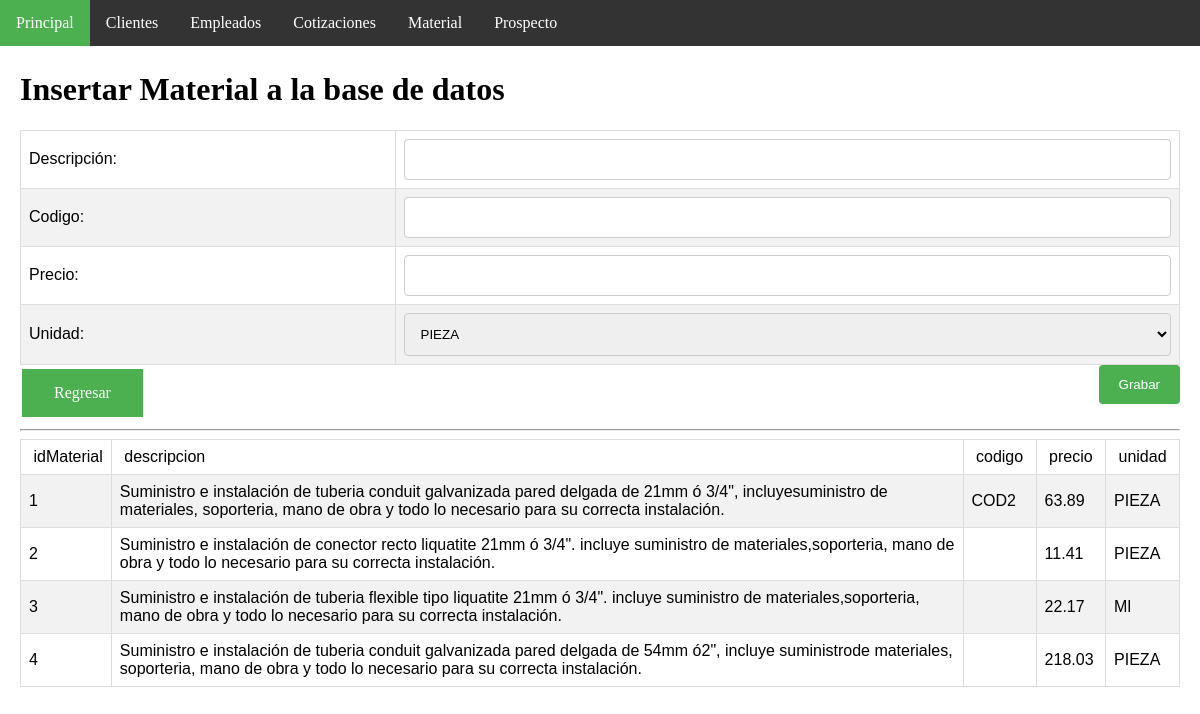
Page /insertMaterial.php (signed in) on the earlier database version.
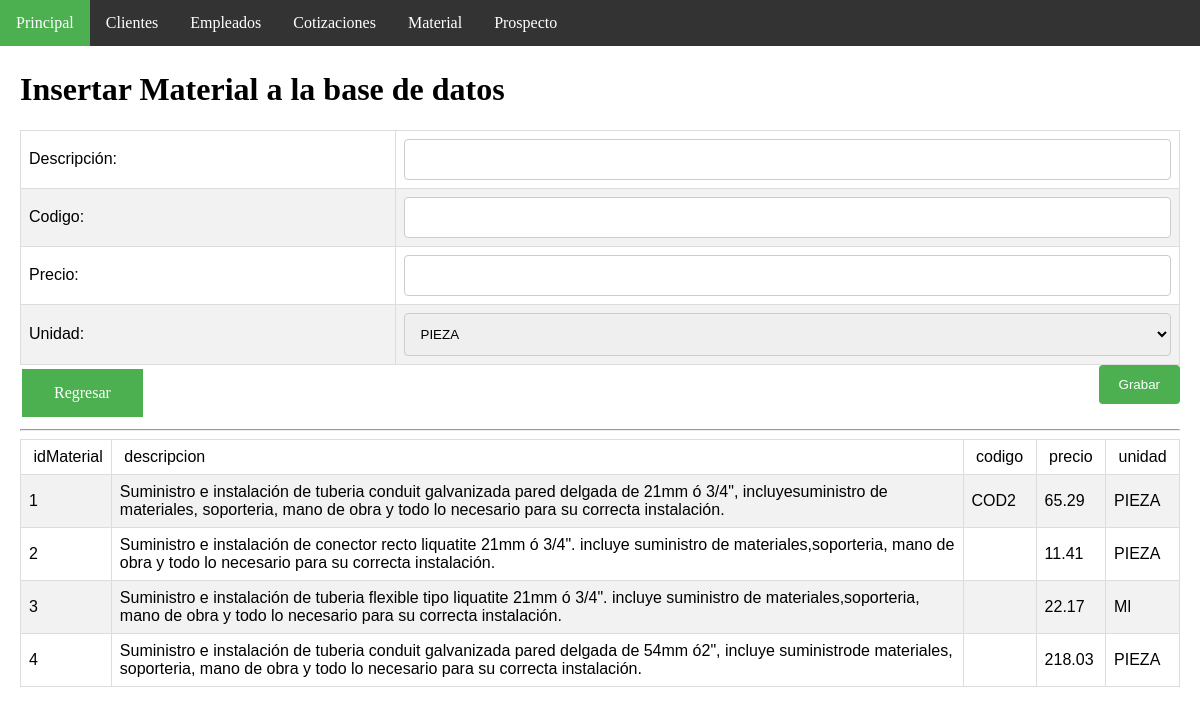
Same page on the later database version.
### tables this page shows
CREATE TABLE `material` (
  `idMaterial` int(11) NOT NULL AUTO_INCREMENT,
  `descripcion` varchar(300) NOT NULL,
  `codigo` varchar(45) DEFAULT NULL,
  `precio` double NOT NULL,
  `UnidadMaterial_idUnidadMaterial` int(11) NOT NULL,
  PRIMARY KEY (`idMaterial`,`UnidadMaterial_idUnidadMaterial`),
  UNIQUE KEY `codigo_UNIQUE` (`codigo`),
  KEY `fk_Material_UnidadMaterial1_idx` (`UnidadMaterial_idUnidadMaterial`),
  CONSTRAINT `fk_Material_UnidadMaterial1` FOREIGN KEY (`UnidadMaterial_idUnidadMaterial`) REFERENCES `unidadmaterial` (`idUnidadMaterial`) ON DELETE NO ACTION ON UPDATE NO ACTION
);

CREATE TABLE `unidadmaterial` (
  `idUnidadMaterial` int(11) NOT NULL AUTO_INCREMENT,
  `unidad` varchar(45) NOT NULL,
  PRIMARY KEY (`idUnidadMaterial`),
  UNIQUE KEY `unidad_UNIQUE` (`unidad`)
);

### insertMaterial.php (the view, shortened to what this page needs)
<!DOCTYPE html>
<html>
<head>
   <link rel="stylesheet" type="text/css" href="css/page_style.css">
</head>
<body>
<ul>
  <li><a class="active" href="index.php">Principal</a></li>
  <li><a href="clienteAdmon.php">Clientes</a></li>
  <li><a href="empleadoAdmon.php">Empleados</a></li>
  <li><a href="cotizacionAdmon.php">Cotizaciones</a></li>
  <li><a href="materialAdmon.php">Material</a></li>
  <li><a href="prospectoAdmon.php">Prospecto</a></li>
</ul>
<div style="padding:20px;margin-top:30px;height:1500px;">
<h1>Insertar Material a la base de datos</h1>
<form action="insertMaterialDb.php" method="post">
<table>
<tr>
   <td>Descripción:</td>
   <td><input type="text" name="descripcion" size="20" maxlength="300"></td>
</tr>
<tr>
   <td>Codigo:</td>
   <td><input type="text" name="codigo" size="20" maxlength="30"></td>
</tr>
<tr>
   <td>Precio:</td>
   <td><input type="text" name="precio" size="20" maxlength="30"></td>
</tr>
<tr>
   <td>Unidad:</td>
   <td><select name ="UnidadMaterial_idUnidadMaterial"><option value="1">PIEZA</option>
		<option value="2">Ml</option> </select></td>
</tr>
</table>
<input type="submit" name="accion" value="Grabar">
<a class="buttonSha" href="materialAdmon.php">Regresar</a>
</FORM>
<hr>
<?php
   $link=Conectarse();
   $query="select * from material";
   $result=mysqli_query($link,$query);
?>
<center>
 <table>
     <tr>
         <td >&nbsp;idMaterial</td>
         <td>&nbsp;descripcion&nbsp;</td>
         <td>&nbsp;codigo&nbsp;</td>
         <td>&nbsp;precio&nbsp;</td>
         <td>&nbsp;unidad&nbsp;</td>
      </tr>
<?php
   while($row = mysqli_fetch_array($result)) {
		$uni = "select * from unidadmaterial where idUnidadMaterial =".$row['UnidadMaterial_idUnidadMaterial'].";";
		$query_uni = mysqli_query( $link, $uni)
        or die ( "Algo ha ido mal en la consulta a material en la base de datos");
		$rowdos = mysqli_fetch_array($query_uni);
		echo "<tr><td>".$row["idMaterial"]."</td>";
		echo "<td >".$row["descripcion"]."</td>";
		echo "<td>".$row["codigo"]."</td>";
		echo "<td>".$row["precio"]."</td>";
		echo "<td>".$rowdos['unidad']."</td>";
   }
?>
 </table> </center>
</div>
</body>
</html>

Differences in the rows shown:
changed material "COD2": precio "63.89" → "65.29"
